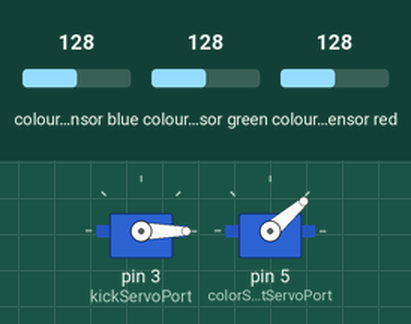
Bench run of a sketch on a simulated Arduino Uno, built with avr-gcc and run on an emulated ATmega328P. Parts: 2 × servo. The test bench sets the inputs (shaded band); at power-on: colour sensor blue 128, colour sensor green 128, colour sensor red 128.

Above: at 4.1 s.
4.2 s: colour sensor blue set to 167
6.9 s: colour sensor blue set to 174
At 10.6 s:
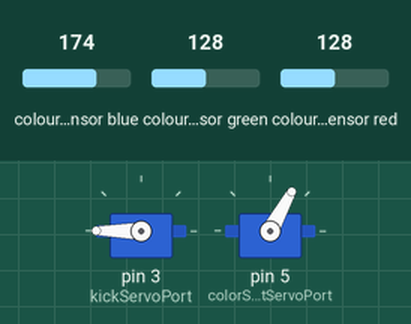
12.5 s: colour sensor green set to 122
At 13.6 s:
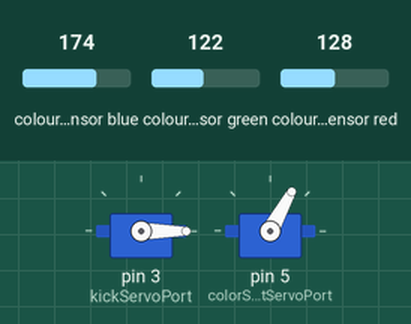
14.9 s: colour sensor red set to 144
18.4 s: colour sensor red set to 153
At 22.4 s:
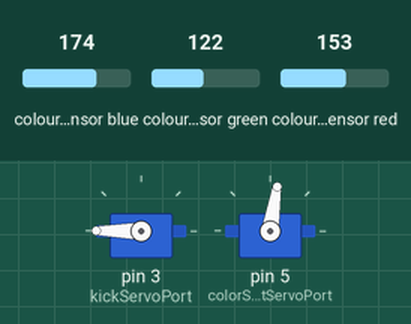
24.0 s: colour sensor green set to 250
At 26.7 s:
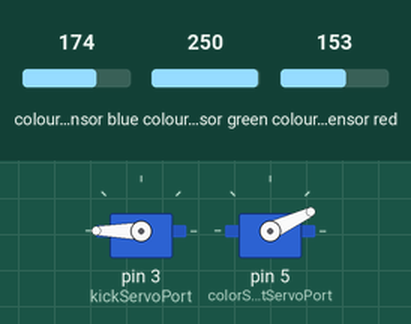
Timing chart, 0 to 29.3 s (numbered marks = the images above; inputs shaded):
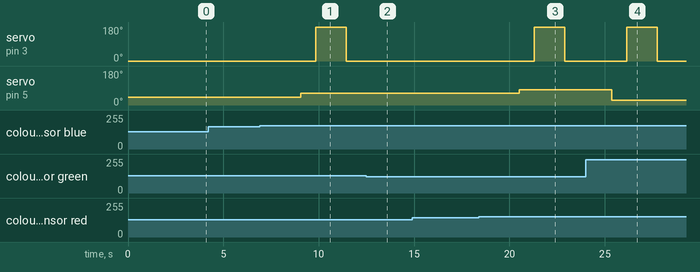

The sketch:

marble_sorter.ino
```cpp
/*
 * Team 1018 Marble Sorter
 * Version 1.0
 * With help from Alex Pikkert
 *
 * The Adafruit library for the sensor and a tutorial can be downloaded here:
 * https://www.adafruit.com/product/1334
*/
#include <Servo.h>
#include <Wire.h>
#include <Adafruit_TCS34725.h>
Adafruit_TCS34725 tcs = Adafruit_TCS34725(TCS34725_INTEGRATIONTIME_50MS, TCS34725_GAIN_4X);

int i;                 // counter used to display the counted number of marbles of a certain color
int yellownumber;      // the number of yellow marbles
int greennumber;       // the number of green marbles
int bluenumber;        // the number of blue marbles
int rednumber;         // the number of red marbles
int amountondisplay;   // the amount of marbles shown on the display
/*
   Total distance is 90 degrees
*/
int yellowball = 41;    // aiming the kick mechanism to the yellow storage lane
int greenball = 25;   // aiming the kick mechanism to the green storage lane
int blueball = 61;    // aiming the kick mechanism to the blue storage lane
int redball = 81;     // aiming the kick mechanism to the red storage lane
int halt = yellowball;        // aiming the kick mechanism to the halt position
int delaytime = 800;    // general time delay used in all subroutines
uint16_t clearcolor, red, green, blue; // variables used by the TCS34725 color sensor
float average, r, g, b;                // variables used by the TCS34725 color sensor

int kickServoPort = 3;        //Green wire
//int ledDisplay = 9;           //yellow wire
int colorSelectServoPort = 5; //blue wire
//int resetButton = A0;         //white wire
Servo colorSelect;
Servo kickServo;
void setup() {
  kickServo.attach(kickServoPort);  // kickservo, MP3 player and Synth speaker and reset number+ on D1
  kickServo.write(0);
  colorSelect.attach(colorSelectServoPort);   // storage select servo,dimmer and hand pointer servo on D5
  colorSelect.write(halt);   // initial halt position servo on D5
  //pinMode(resetButton, INPUT_PULLUP);
  //pinMode(ledDisplay, OUTPUT);  // number+ on D9
  //Serial.begin(9600);
  //Serial.setTimeout(25);
}

void loop() {

  measure_RGB();
  //Serial.print("\tRed:\t"); Serial.print(r);Serial.print("\tGreen:\t"); Serial.print(g);Serial.print("\tBlue:\t"); Serial.print(b);Serial.println();
  // the core process from the color sensor, measurung red, green and blue values from each marble
  if (r > 1 && g < 1) { // select, aim and kick a red marble
    Serial.println("red");
    kickred();
  }
  if (g > 1.1 && r < 0.8 && b < 1.3) { // select, aim and kick a green marble
    Serial.println("green");
    kickgreen();
  }
  if (b > 1.2 && r < 0.9) { // select, aim and kick a blue marble
    Serial.println("blue");
    kickblue();
  }
  if (r > 1 && g > 1 && b < 1) { // select, aim and kick a yellow marble
    Serial.println("yellow");
    kickyellow();
  }
}

void measure_RGB() { // the core process from the color sensor, measuring red, green and blue values from each marble
  delay(delaytime * 2);  // it takes a minimum of 50ms to read
  tcs.getRawData(&red, &green, &blue, &clearcolor);
  average = (red + green + blue) / 3;
  r = red / average;
  g = green / average;
  b = blue / average;
}

void kick() {// the kicking movement to send a marble to a storage lane with servo on D1 (and ring the MP3 bell)
  delay(delaytime);
  kickServo.write(180);
  delay(delaytime * 2);
  kickServo.write(0);
}


// set the correct storage lane, point  to the correct marble with the hand pointer,
// add up the amount of marbles, show this on the display and kick the marble into the storage lane
// if there is no marble detected, go to the halt position
void kickyellow() {
  delay(delaytime);
  colorSelect.write(yellowball);
  yellownumber++;
  amountondisplay = yellownumber;

  kick();
}
void kickgreen() {
  delay(delaytime);
  colorSelect.write(greenball);
  greennumber++;
  amountondisplay = greennumber;
  kick();
}
void kickblue() {
  delay(delaytime);
  colorSelect.write(blueball);
  bluenumber++;
  amountondisplay = bluenumber;
  kick();
}
void kickred() {
  delay(delaytime);
  colorSelect.write(redball);
  rednumber++;
  amountondisplay = rednumber;
  kick();
}
void haltposition() {
  delay(delaytime);
  colorSelect.write(halt);
}
```

Measured:
- the behaviour switches between 170 and 171 on colour sensor blue (found by bisection; images 0 and 1)
- the behaviour switches between 125 and 124 on colour sensor green (found by bisection; images 1 and 2)
- the behaviour switches between 148 and 149 on colour sensor red (found by bisection; images 2 and 3)
- after the input at 4.2 s, every drawn part: stays the same
- after the input at 6.9 s, servo on pin 3 (kickServoPort): 0° → 180° after 3.0 s, → 0° 1.6 s later; servo on pin 5 (colorSelectServoPort): 41° → 61° after 2.2 s
- after the input at 12.5 s, servo on pin 3 (kickServoPort): stays 0° (without the input it goes to 180° after 2.2 s)
- after the input at 14.9 s, every drawn part: stays the same
- after the input at 18.4 s, servo on pin 3 (kickServoPort): 0° → 180° after 2.9 s, → 0° 1.6 s later; servo on pin 5 (colorSelectServoPort): 61° → 81° after 2.1 s
- after the input at 24.0 s, servo on pin 5 (colorSelectServoPort): 81° → 25° after 1.4 s
